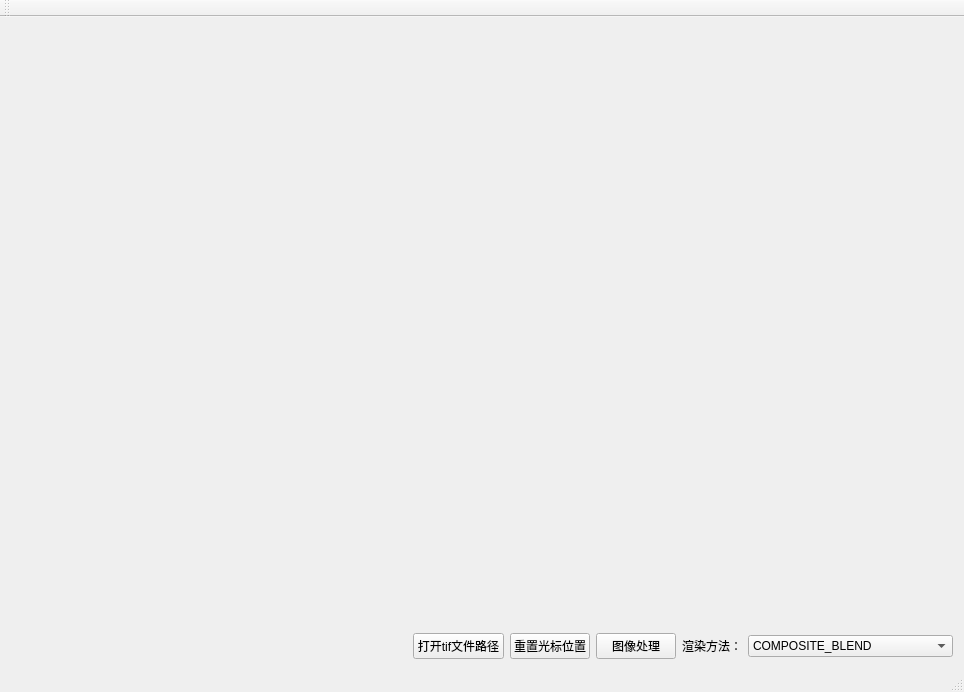
<?xml version="1.0" encoding="UTF-8"?>
<ui version="4.0">
 <class>MainWindow</class>
 <widget class="QMainWindow" name="MainWindow">
  <property name="geometry">
   <rect>
    <x>0</x>
    <y>0</y>
    <width>964</width>
    <height>692</height>
   </rect>
  </property>
  <property name="minimumSize">
   <size>
    <width>800</width>
    <height>600</height>
   </size>
  </property>
  <property name="windowTitle">
   <string/>
  </property>
  <widget class="QWidget" name="centralWidget">
   <layout class="QVBoxLayout" name="verticalLayout">
    <item>
     <widget class="QWidget" name="widget" native="true">
      <property name="sizePolicy">
       <sizepolicy hsizetype="Preferred" vsizetype="Expanding">
        <horstretch>0</horstretch>
        <verstretch>0</verstretch>
       </sizepolicy>
      </property>
      <layout class="QGridLayout" name="gridLayout">
       <item row="0" column="0">
        <widget class="VTKRender2DWidget" name="widget_axial" native="true"/>
       </item>
       <item row="0" column="1">
        <widget class="VTKRender2DWidget" name="widget_coronal" native="true"/>
       </item>
       <item row="1" column="0">
        <widget class="VTKRender2DWidget" name="widget_sagittal" native="true"/>
       </item>
       <item row="1" column="1">
        <widget class="VTKRender3DWidget" name="widget_3d" native="true"/>
       </item>
      </layout>
     </widget>
    </item>
    <item>
     <layout class="QHBoxLayout" name="horizontalLayout">
      <item>
       <spacer name="horizontalSpacer">
        <property name="orientation">
         <enum>Qt::Horizontal</enum>
        </property>
        <property name="sizeHint" stdset="0">
         <size>
          <width>40</width>
          <height>20</height>
         </size>
        </property>
       </spacer>
      </item>
      <item>
       <widget class="QPushButton" name="pushButton_openFile">
        <property name="text">
         <string>打开tif文件路径</string>
        </property>
       </widget>
      </item>
      <item>
       <widget class="QPushButton" name="pushButton_reset">
        <property name="text">
         <string>重置光标位置</string>
        </property>
       </widget>
      </item>
      <item>
       <widget class="QPushButton" name="pushButton_imageProcess">
        <property name="text">
         <string>图像处理</string>
        </property>
       </widget>
      </item>
      <item>
       <widget class="QLabel" name="label">
        <property name="text">
         <string>渲染方法：</string>
        </property>
       </widget>
      </item>
      <item>
       <widget class="QComboBox" name="comboBox_blendMode">
        <property name="minimumSize">
         <size>
          <width>200</width>
          <height>0</height>
         </size>
        </property>
        <item>
         <property name="text">
          <string>COMPOSITE_BLEND</string>
         </property>
        </item>
        <item>
         <property name="text">
          <string>MAXIMUM_INTENSITY_BLEND</string>
         </property>
        </item>
        <item>
         <property name="text">
          <string>MINIMUM_INTENSITY_BLEND</string>
         </property>
        </item>
        <item>
         <property name="text">
          <string>AVERAGE_INTENSITY_BLEND</string>
         </property>
        </item>
        <item>
         <property name="text">
          <string>ADDITIVE_BLEND</string>
         </property>
        </item>
        <item>
         <property name="text">
          <string>ISOSURFACE_BLEND</string>
         </property>
        </item>
        <item>
         <property name="text">
          <string>SLICE_BLEND</string>
         </property>
        </item>
       </widget>
      </item>
     </layout>
    </item>
   </layout>
  </widget>
  <widget class="QToolBar" name="mainToolBar">
   <attribute name="toolBarArea">
    <enum>TopToolBarArea</enum>
   </attribute>
   <attribute name="toolBarBreak">
    <bool>false</bool>
   </attribute>
  </widget>
  <widget class="QStatusBar" name="statusBar"/>
 </widget>
 <layoutdefault spacing="6" margin="11"/>
 <customwidgets>
  <customwidget>
   <class>VTKRender2DWidget</class>
   <extends>QWidget</extends>
   <header>vtkrender2dwidget.h</header>
   <container>1</container>
  </customwidget>
  <customwidget>
   <class>VTKRender3DWidget</class>
   <extends>QWidget</extends>
   <header>vtkrender3dwidget.h</header>
   <container>1</container>
  </customwidget>
 </customwidgets>
 <resources/>
 <connections/>
</ui>
